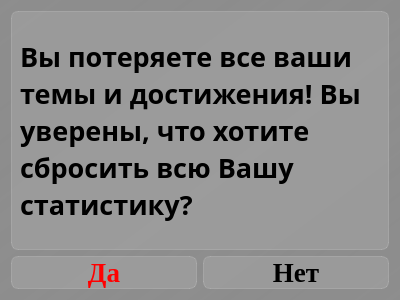
<?xml version="1.0" encoding="UTF-8"?>
<ui version="4.0">
 <class>Dialog_accept_restart_statistics</class>
 <widget class="QDialog" name="Dialog_accept_restart_statistics">
  <property name="geometry">
   <rect>
    <x>0</x>
    <y>0</y>
    <width>400</width>
    <height>300</height>
   </rect>
  </property>
  <property name="windowTitle">
   <string>Сброс статистики</string>
  </property>
  <property name="styleSheet">
   <string notr="true">background-color: qlineargradient(spread:pad, x1:1, y1:1, x2:0, y2:0, stop:0 rgba(141, 141, 141, 255), stop:0.427447 rgba(141, 141, 141, 235), stop:1 rgba(141, 141, 141, 255));
font-family: Liberation Serif;</string>
  </property>
  <layout class="QVBoxLayout" name="verticalLayout">
   <item>
    <widget class="QLabel" name="label_really_restart">
     <property name="styleSheet">
      <string notr="true">text-align: center;
font-weight: bold;
font-size: 20pt;
background-color: rgba(255, 255, 255, 30);
border: 1px solid rgba(255, 255, 255, 40);
border-radius: 7px;
font-family: Libration Serif;</string>
     </property>
     <property name="text">
      <string>Вы потеряете все ваши темы и достижения! Вы уверены, что хотите сбросить всю Вашу статистику?</string>
     </property>
     <property name="scaledContents">
      <bool>false</bool>
     </property>
     <property name="wordWrap">
      <bool>true</bool>
     </property>
    </widget>
   </item>
   <item>
    <layout class="QHBoxLayout" name="horizontalLayout">
     <item>
      <widget class="QPushButton" name="pushButton_yes">
       <property name="styleSheet">
        <string notr="true">QPushButton {
font-weight: bold;
font-size: 20pt;
text-align: center;
color: red;
background-color: rgba(255, 255, 255, 30);
border: 1px solid rgba(255, 255, 255, 40);
border-radius: 7px;
}

QPushButton:hover {
background-color: rgba(255, 255, 255, 40);
}
QPushButton:pressed {
background-color: rgba(255, 255, 255, 70);
}</string>
       </property>
       <property name="text">
        <string>Да</string>
       </property>
      </widget>
     </item>
     <item>
      <widget class="QPushButton" name="pushButton_no">
       <property name="styleSheet">
        <string notr="true">QPushButton {
font-weight: bold;
font-size: 20pt;
text-align: center;
background-color: rgba(255, 255, 255, 30);
border: 1px solid rgba(255, 255, 255, 40);
border-radius: 7px;
}

QPushButton:hover {
background-color: rgba(255, 255, 255, 40);
}
QPushButton:pressed {
background-color: rgba(255, 255, 255, 70);
}</string>
       </property>
       <property name="text">
        <string>Нет</string>
       </property>
      </widget>
     </item>
    </layout>
   </item>
  </layout>
 </widget>
 <resources/>
 <connections/>
</ui>
